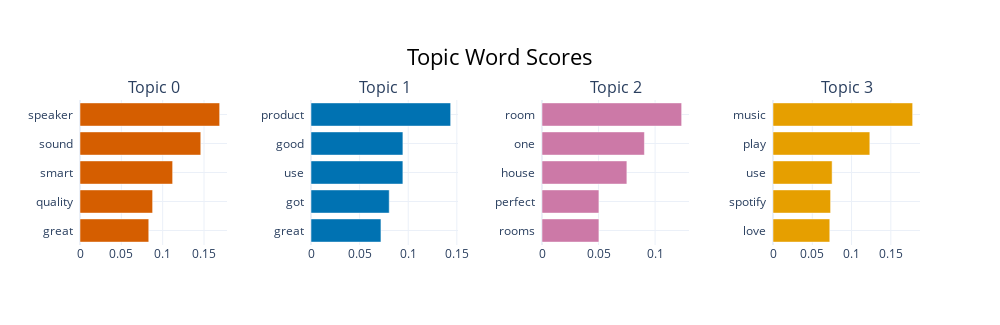

The cell this chart's notebook holds for it:
### Code cell
goog6_topic_model.visualize_barchart(top_n_topics=4)

### Figure 1 — Plotly figure (JSON) as saved in the notebook; plotly's stock layout.template omitted (floating-point values rounded to 4 significant figures)
{"data": [{"marker": {"color": "#D55E00"}, "orientation": "h", "type": "bar", "x": [0.08317, 0.08783, 0.112, 0.1461, 0.1689], "xaxis": "x", "y": ["great  ", "quality  ", "smart  ", "sound  ", "speaker  "], "yaxis": "y"}, {"marker": {"color": "#0072B2"}, "orientation": "h", "type": "bar", "x": [0.07195, 0.08045, 0.0945, 0.09453, 0.1436], "xaxis": "x2", "y": ["great  ", "got  ", "use  ", "good  ", "product  "], "yaxis": "y2"}, {"marker": {"color": "#CC79A7"}, "orientation": "h", "type": "bar", "x": [0.05033, 0.05033, 0.07503, 0.09054, 0.1235], "xaxis": "x3", "y": ["rooms  ", "perfect  ", "house  ", "one  ", "room  "], "yaxis": "y3"}, {"marker": {"color": "#E69F00"}, "orientation": "h", "type": "bar", "x": [0.07228, 0.07332, 0.07526, 0.1233, 0.1778], "xaxis": "x4", "y": ["love  ", "spotify  ", "use  ", "play  ", "music  "], "yaxis": "y4"}], "layout": {"annotations": [{"font": {"size": 16}, "showarrow": false, "text": "Topic 0", "x": 0.0875, "xanchor": "center", "xref": "paper", "y": 1, "yanchor": "bottom", "yref": "paper"}, {"font": {"size": 16}, "showarrow": false, "text": "Topic 1", "x": 0.3625, "xanchor": "center", "xref": "paper", "y": 1, "yanchor": "bottom", "yref": "paper"}, {"font": {"size": 16}, "showarrow": false, "text": "Topic 2", "x": 0.6375, "xanchor": "center", "xref": "paper", "y": 1, "yanchor": "bottom", "yref": "paper"}, {"font": {"size": 16}, "showarrow": false, "text": "Topic 3", "x": 0.9125, "xanchor": "center", "xref": "paper", "y": 1, "yanchor": "bottom", "yref": "paper"}], "height": 325, "hoverlabel": {"bgcolor": "white", "font": {"family": "Rockwell", "size": 16}}, "showlegend": false, "title": {"font": {"color": "Black", "size": 22}, "text": "Topic Word Scores", "x": 0.5, "xanchor": "center", "yanchor": "top"}, "width": 1000, "xaxis": {"anchor": "y", "domain": [0, 0.175], "showgrid": true}, "xaxis2": {"anchor": "y2", "domain": [0.275, 0.45], "showgrid": true}, "xaxis3": {"anchor": "y3", "domain": [0.55, 0.725], "showgrid": true}, "xaxis4": {"anchor": "y4", "domain": [0.825, 1], "showgrid": true}, "yaxis": {"anchor": "x", "domain": [0, 1], "showgrid": true}, "yaxis2": {"anchor": "x2", "domain": [0, 1], "showgrid": true}, "yaxis3": {"anchor": "x3", "domain": [0, 1], "showgrid": true}, "yaxis4": {"anchor": "x4", "domain": [0, 1], "showgrid": true}}}
